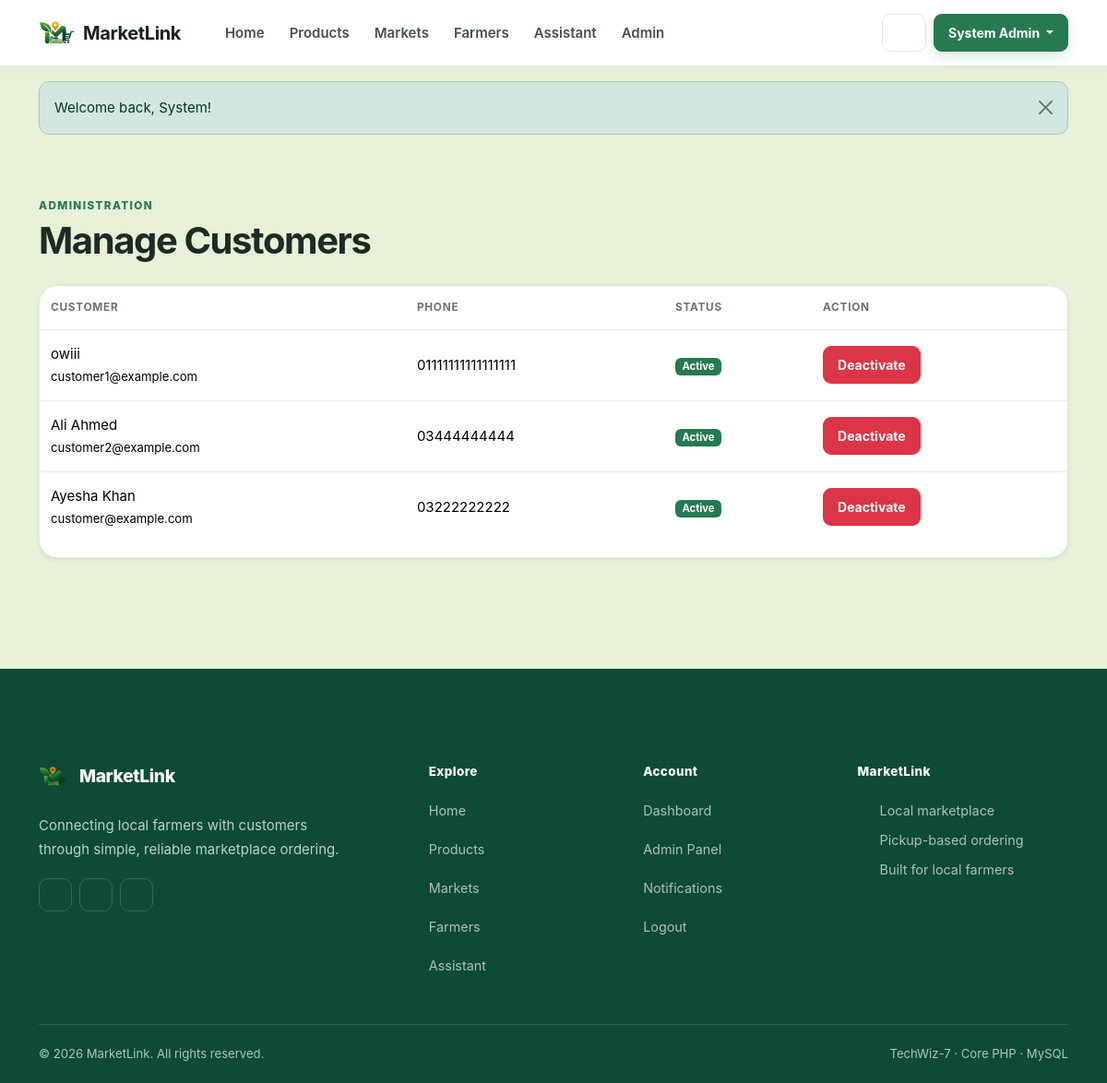
The page /admin/customers (signed in) on the database its author committed.
### tables this page shows
CREATE TABLE `users` (
  `id` int(10) UNSIGNED NOT NULL,
  `name` varchar(120) NOT NULL,
  `email` varchar(190) NOT NULL,
  `password` varchar(255) NOT NULL,
  `phone` varchar(30) DEFAULT NULL,
  `profile_image` varchar(255) DEFAULT NULL,
  `role` enum('admin','farmer','customer') NOT NULL DEFAULT 'customer',
  `market_id` int(10) UNSIGNED DEFAULT NULL,
  `status` enum('active','inactive') NOT NULL DEFAULT 'active',
  `approval_status` enum('pending','approved','suspended') NOT NULL DEFAULT 'approved',
  `created_at` timestamp NOT NULL DEFAULT current_timestamp()
);

### app/Controllers/AdminController.php (called while the page is built, shortened)
<?php
class AdminController
{
    public function customers(): void
    {
        require_role('admin');
        $users = db()->query("SELECT * FROM users WHERE role='customer' ORDER BY created_at DESC")->fetchAll();
        require __DIR__ . '/../Views/layouts/header.php';
        require __DIR__ . '/../Views/admin/customers.php';
        require __DIR__ . '/../Views/layouts/footer.php';
    }
}

### index.php (called while the page is built, shortened)
<?php
require_once __DIR__ . '/app/Support/Router.php';
$router = new \App\Support\Router(require __DIR__ . '/routes/web.php');
$router->dispatch($_SERVER['REQUEST_METHOD'] ?? 'GET', $_SERVER['REQUEST_URI'] ?? '/');

### app/Support/auth.php (called while the page is built, shortened)
<?php
require_once __DIR__ . '/db.php';
function current_user(): ?array
{
    static $userLoaded = false;
    static $user = null;
    if ($userLoaded) return $user;
    $userLoaded = true;
    $st = db()->prepare('SELECT * FROM users WHERE id=? LIMIT 1');
    $st->execute([$_SESSION['user_id']]);
    $user = $st->fetch() ?: null;
    return $user;
}
function require_login(): void
{
    if (!current_user()) {
        flash('warning', 'Please login first.');
        redirect('login.php');
    }
}
function require_role(string $role): void
{
    require_login();
}

### app/Support/db.php (called while the page is built, shortened)
<?php
function db(): PDO {
    static $pdo = null;
    if ($pdo === null) {
        $dsn = 'mysql:host=' . DB_HOST . ';dbname=' . DB_NAME . ';charset=utf8mb4';
        $pdo = new PDO($dsn, DB_USER, DB_PASS, [PDO::ATTR_ERRMODE=>PDO::ERRMODE_EXCEPTION, PDO::ATTR_DEFAULT_FETCH_MODE=>PDO::FETCH_ASSOC, PDO::ATTR_EMULATE_PREPARES=>false]);
    }
    return $pdo;
}

### app/Views/admin/customers.php (the view)
<div class="container py-5"><span class="eyebrow">Administration</span>
    <h1 class="fw-bold mb-4">Manage Customers</h1>
    <div class="card border-0 shadow-sm">
        <div class="table-responsive">
            <table class="table align-middle">
                <thead>
                    <tr>
                        <th>Customer</th>
                        <th>Phone</th>
                        <th>Status</th>
                        <th>Action</th>
                    </tr>
                </thead>
                <tbody><?php foreach ($users as $u): ?><tr>
                            <td><?= e($u['name']) ?><br><small><?= e($u['email']) ?></small></td>
                            <td><?= e($u['phone']) ?></td>
                            <td><?= status_badge($u['status']) ?></td>
                            <td>
                                <form method="post" action="<?= url('actions/admin.php') ?>"><?= csrf_field() ?><input type="hidden" name="id" value="<?= $u['id'] ?>"><button class="btn btn-sm <?= $u['status'] === 'active' ? 'btn-danger' : 'btn-success' ?>" name="action" value="<?= $u['status'] === 'active' ? 'deactivate' : 'activate' ?>"><?= $u['status'] === 'active' ? 'Deactivate' : 'Activate' ?></button></form>
                            </td>
                        </tr><?php endforeach; ?></tbody>
            </table>
        </div>
    </div>
</div>

### app/Support/Router.php (shortened to what this page needs)
<?php
class Router {
    public function dispatch(string $method, string $uri): void {
        $path = parse_url($uri, PHP_URL_PATH) ?: '/';
        foreach ($this->routes as [$m,$route,$handler]) {
            if ($m === $method && $route === $path) { [$class,$action]=$handler; (new $class())->$action(); return; }
        }
    }
}

### app/Views/layouts/header.php (shortened to what this page needs)
<?php
$flash = get_flash();
$user = current_user();
?>
<!doctype html>
<html lang="en">
<head>
    <link
        href="https://cdn.jsdelivr.net/npm/bootstrap@5.3.8/dist/css/bootstrap.min.css"
        rel="stylesheet"
    >
<link
        href="<?= url('assets/css/style.css') ?>"
        rel="stylesheet"
    >
</head>
<body>
    <nav class="navbar navbar-expand-lg navbar-light sticky-top">
        <div class="container">
            <a
                class="navbar-brand fw-bold d-flex align-items-center gap-2"
                href="<?= url('home') ?>"
            >
                <img src="<?= url('assets/img/logo.png') ?>" alt="MarketLink logo" width="40" height="40" class="d-inline-block align-text-top">
                <span>MarketLink</span>
            </a>
                <?= svg_icon("menu", "icon", "Open navigation") ?>
            <div id="mainNav" class="collapse navbar-collapse">
                <ul class="navbar-nav me-auto mb-2 mb-lg-0">
                    <li class="nav-item links">
                        <a
                            class="nav-link text-light"
                            href="<?= url('home') ?>"
                        >
                            Home
                        </a>
                    </li>
                    <li class="nav-item links">
                        <a
                            class="nav-link text-light"
                            href="<?= url('products') ?>"
                        >
                            Products
                        </a>
                    </li>
                    <li class="nav-item links">
                        <a
                            class="nav-link text-light"
                            href="<?= url('markets') ?>"
                        >
                            Markets
                        </a>
                    </li>
                    <li class="nav-item links">
                        <a
                            class="nav-link text-light"
                            href="<?= url('farmers') ?>"
                        >
                            Farmers
                        </a>
                    </li>
                    <li class="nav-item links">
                        <a
                            class="nav-link text-light"
                            href="<?= url('assistant') ?>"
                        >
                            Assistant
                        </a>
                    </li>
                    <?php if ($user && $user['role'] === 'customer'): ?>
                        <li class="nav-item links">
                            <a
                                class="nav-link text-light"
                                href="<?= url('orders') ?>"
                            >
                                Orders
                            </a>
                        </li>
                    <?php elseif ($user && $user['role'] === 'admin'): ?>
                        <li class="nav-item">
                            <a
                                class="nav-link"
                                href="<?= url('admin/home') ?>"
                            >
                                Admin
                            </a>
                        </li>
                    <?php endif; ?>
                </ul>
                <div class="d-flex align-items-center gap-2">
                    <?php if ($user): ?>
                        <a
                            class="btn btn-outline-light btn-sm bell-icon"
                            href="<?= url('notifications') ?>"
                        >
                            <?= svg_icon("bell", "icon icon-sm", "Notifications") ?>
                        </a>
                        <div class="dropdown">
                            <button
                                class="btn btn-primary btn-sm dropdown-toggle"
                                data-bs-toggle="dropdown"
                            >
                                <?= e($user['name']) ?>
                            </button>
                        </div>
                    <?php endif; ?>
                </div>
            </div>
        </div>
    </nav>
    <?php if ($flash): ?>
        <div class="container mt-3">
            <div
                class="alert alert-<?= e($flash['type']) ?> alert-dismissible fade show"
                role="alert"
            >
                <?= e($flash['message']) ?>
                <button
                    class="btn-close"
                    data-bs-dismiss="alert"
                ></button>
            </div>
        </div>
    <?php endif; ?>

### app/Support/functions.php (shortened to what this page needs)
<?php
require_once __DIR__ . '/db.php';
require_once __DIR__ . '/auth.php';
function url(string $path = ''): string
{
    $path = ltrim($path, '/');
    $map = [
        'index.php' => 'home',
        'login.php' => 'login',
        'register.php' => 'register',
        'logout.php' => 'logout',
        'products.php' => 'products',
        'product.php' => 'product',
        'markets.php' => 'markets',
        'farmers.php' => 'farmers',
        'cart.php' => 'cart',
        'checkout.php' => 'checkout',
        'orders.php' => 'orders',
        'order_view.php' => 'order',
        'favorites.php' => 'favorites',
        'profile.php' => 'profile',
        'notifications.php' => 'notifications',
        'assistant.php' => 'assistant',
        'dashboard.php' => 'dashboard',
        'farmer/index.php' => 'farmer/home',
        'farmer/products.php' => 'farmer/products',
        'farmer/product_form.php' => 'farmer/product-form',
        'farmer/orders.php' => 'farmer/orders',
        'farmer/profile.php' => 'farmer/profile',
        'farmer/reviews.php' => 'farmer/reviews',
        'farmer/sales.php' => 'farmer/sales',
        'farmer/schedule.php' => 'farmer/schedule',
        'admin/index.php' => 'admin/home',
        'admin/farmers.php' => 'admin/farmers',
        'admin/customers.php' => 'admin/customers',
        'admin/markets.php' => 'admin/markets',
        'admin/categories.php' => 'admin/categories',
        'admin/products.php' => 'admin/products',
        'admin/reviews.php' => 'admin/reviews',
        'admin/reports.php' => 'admin/reports',
        'admin/notifications.php' => 'admin/notifications',
    ];
    $query = '';
    $qpos = strpos($path, '?');
    $path = $map[$path] ?? $path;
    return rtrim(BASE_URL, '/') . '/' . ltrim($path, '/') . $query;
}
function e($value): string
{
    return htmlspecialchars((string)$value, ENT_QUOTES, 'UTF-8');
}
function get_flash(): ?array
{
    $f = $_SESSION['flash'] ?? null;
    return $f;
}
function status_badge(string $status): string
{
    $map = ['active' => 'success', 'approved' => 'success', 'accepted' => 'primary', 'ready' => 'info', 'completed' => 'success', 'pending' => 'warning', 'inactive' => 'secondary', 'suspended' => 'danger', 'declined' => 'danger', 'cancelled' => 'danger', 'rejected' => 'danger'];
    $c = $map[$status] ?? 'secondary';
    return '<span class="badge text-bg-' . $c . '">' . e(ucfirst($status)) . '</span>';
}
function svg_icon(string $name, string $class = 'icon', string $label = ''): string
{
    $paths = [
        'bell' => '<path d="M18 8a6 6 0 0 0-12 0c0 7-3 7-3 9h18c0-2-3-2-3-9"/><path d="M13.73 21a2 2 0 0 1-3.46 0"/>',
        'sparkles' => '<path d="m12 3-1.5 5.5L5 10l5.5 1.5L12 17l1.5-5.5L19 10l-5.5-1.5L12 3Z"/><path d="m19 15-.7 2.3L16 18l2.3.7L19 21l.7-2.3L22 18l-2.3-.7L19 15Z"/>',
        'arrow-right' => '<path d="M5 12h14"/><path d="m13 6 6 6-6 6"/>',
        'location' => '<path d="M20 10c0 5-8 11-8 11S4 15 4 10a8 8 0 1 1 16 0Z"/><circle cx="12" cy="10" r="2.5"/>',
        'leaf' => '<path d="M20 4C12 4 5 8 5 15c0 2 1 4 4 4 7 0 11-7 11-15Z"/><path d="M5 19c3-5 7-7 12-9"/>',
        'check' => '<path d="m5 12 4 4L19 6"/>',
        'cart' => '<circle cx="9" cy="20" r="1"/><circle cx="18" cy="20" r="1"/><path d="M3 4h2l2.4 11.2a2 2 0 0 0 2 1.6h7.8a2 2 0 0 0 1.9-1.5L21 8H6"/>',
        'seedling' => '<path d="M12 21V9"/><path d="M12 13c-4 0-7-2.5-7-7 4 0 7 2.5 7 7Z"/><path d="M12 11c0-4 3-7 7-7 0 4.5-3 7-7 7Z"/>',
        'search' => '<circle cx="11" cy="11" r="7"/><path d="m20 20-4-4"/>',
        'heart' => '<path d="M20.8 8.6c0 5.5-8.8 10.4-8.8 10.4S3.2 14.1 3.2 8.6A4.6 4.6 0 0 1 12 6.2a4.6 4.6 0 0 1 8.8 2.4Z"/>',
        'clock' => '<circle cx="12" cy="12" r="9"/><path d="M12 7v5l3 2"/>',
        'menu' => '<path d="M4 6h16M4 12h16M4 18h16"/>',
        'user' => '<circle cx="12" cy="8" r="3"/><path d="M5 21a7 7 0 0 1 14 0"/>',
        'facebook' => '<path d="M14 8h3V4h-3c-3.3 0-5 2-5 5v3H6v4h3v5h4v-5h3l1-4h-4V9c0-.7.3-1 1-1Z"/>',
        'instagram' => '<rect x="3" y="3" width="18" height="18" rx="5"/><circle cx="12" cy="12" r="4"/><circle cx="17.5" cy="6.5" r=".8" fill="currentColor" stroke="none"/>',
        'linkedin' => '<path d="M5 8v11M5 5v.1M9 19v-6a4 4 0 0 1 8 0v6M9 12V8"/>',
        'filter' => '<path d="M4 6h16M7 12h10M10 18h4"/>',
    ];
    $body = $paths[$name] ?? $paths['leaf'];
    $aria = $label !== '' ? ' aria-label="' . e($label) . '"' : ' aria-hidden="true"';
    return '<svg class="' . e($class) . '" viewBox="0 0 24 24" fill="none" stroke="currentColor" stroke-width="1.8" stroke-linecap="round" stroke-linejoin="round" focusable="false"' . $aria . '>' . $body . '</svg>';
}

### assets/css/style.css (style rules this page uses)
:root { --green-950: #123b2a; --green-900: #174b34; --green-800: #1d6545; --green-700: #267a50; --green-600: #2f8b5c; --green-100: #e8f5ed; --green-50: #f4faf6; --ink: #17231d; --muted: #6b776f; --line: #e2e9e4; --paper: #ffffff; --page: #71af1a2c; --warning: #a66a00; --danger: #b42318; --radius: 14px; --radius-lg: 20px; --shadow: 0 8px 24px rgba(25, 55, 39, .07); --shadow-hover: 0 16px 36px rgba(25, 55, 39, .11); }
* { box-sizing: border-box; }
html { scroll-behavior: smooth; }
body { margin: 0; background: var(--page); color: var(--ink); font-family: Inter, ui-sans-serif, -apple-system, BlinkMacSystemFont, "Segoe UI", sans-serif; font-size: 15px; line-height: 1.6; -webkit-font-smoothing: antialiased; }
a { color: var(--green-700); text-decoration: none; }
.navbar { min-height: 72px; background: rgba(255,255,255,.97) !important; border-bottom: 1px solid var(--line) !important; box-shadow: 0 2px 14px rgba(20, 45, 31, .04); padding: 10px 0; }
.navbar .container { gap: 20px; }
.navbar-brand { color: var(--ink) !important; letter-spacing: -.02em; }
.navbar-nav { gap: 3px; }
.navbar-nav .links { margin: 0; }
.navbar-nav .links .nav-link, .navbar-nav .nav-link { position: relative; color: #445149 !important; font-weight: 600; padding: 9px 12px !important; border-radius: 9px; transition: background .18s ease, color .18s ease; }
.btn { border-radius: 9px; font-weight: 650; padding: 9px 15px; border-width: 1px; transition: transform .16s ease, box-shadow .16s ease, background .16s ease; }
.btn-primary { --bs-btn-bg: var(--green-700); --bs-btn-border-color: var(--green-700); --bs-btn-hover-bg: var(--green-900); --bs-btn-hover-border-color: var(--green-900); --bs-btn-active-bg: var(--green-900); --bs-btn-active-border-color: var(--green-900); box-shadow: 0 5px 13px rgba(38,122,80,.16); }
.hero-card, .card, .stat-card, .stat-mini, .info-box { background: var(--paper); border: 1px solid var(--line) !important; border-radius: var(--radius-lg) !important; }
.card, .stat-card { box-shadow: var(--shadow); }
.eyebrow { display: inline-block; margin-bottom: 7px; color: var(--green-700); font-size: .73rem; line-height: 1; text-transform: uppercase; letter-spacing: .12em; font-weight: 800; }
.badge.text-bg-success { background: var(--green-700) !important; }
.table { --bs-table-bg: transparent; vertical-align: middle; }
.table > :not(caption) > * > * { padding: 14px 12px; border-bottom-color: #e8ede9; }
.table thead th { color: #69756e; font-size: .74rem; text-transform: uppercase; letter-spacing: .06em; font-weight: 750; border-bottom-width: 1px; }
.table tbody tr:last-child td { border-bottom: 0; }
.alert { border-radius: 11px; border-width: 1px; }
.bell-icon { position: relative; color: var(--green-800) !important; background: #fff !important; border-color: var(--line) !important; box-shadow: none; }
.container > h1, .container h1 { letter-spacing: -.035em; color: #1d2b23; }
.icon { width: 1.1em; height: 1.1em; display: inline-block; vertical-align: -.16em; flex: 0 0 auto; }
.icon-sm { width: 1rem; height: 1rem; }
.navbar-brand img { object-fit: contain; border-radius: 9px; }

### rows shown on the page
users: name "System Admin"
users: name "owiii", email "customer1@example.com", phone "01111111111111111", status "Active", shows "Deactivate"
users: name "Ali Ahmed", email "customer2@example.com", phone "03444444444", status "Active", shows "Deactivate"
users: name "Ayesha Khan", email "customer@example.com", phone "03222222222", status "Active", shows "Deactivate"
